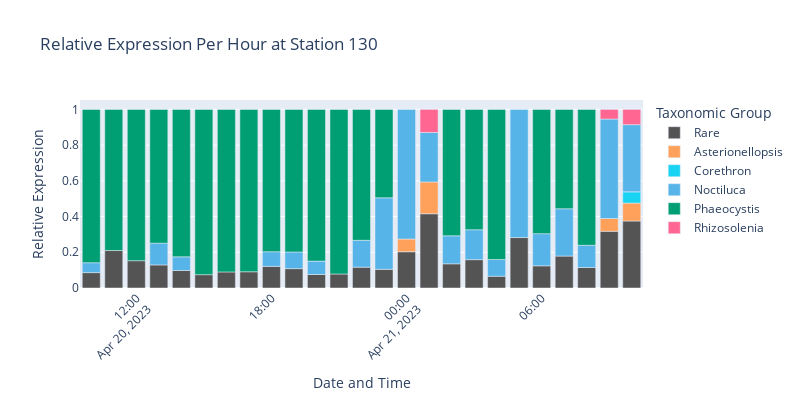

Source (notebook cell):
### Code cell
# Filter data based on TPM and p_ident thresholds
filtered_data = data_130[(data_130['p_ident'] >= 0.95)]

# Group by taxonomic level and 'year_hour', then sum TPM
grouped_df = filtered_data.groupby(['Genus_UniEuk', 'datetime'])['TPM'].sum().reset_index()

grouped_df.head()
# Normalize TPM sums to get relative expression per hour
total_tpm_per_hour = grouped_df.groupby('datetime')['TPM'].transform('sum')
grouped_df['rel_expression_per_hour'] = grouped_df['TPM'] / total_tpm_per_hour

# Combine low-abundant groups into a single 'Rare' category
threshold = 0.05
grouped_df.loc[grouped_df['rel_expression_per_hour'] <= threshold, 'Genus_UniEuk'] = 'Rare'


# Remove categories with no expression
grouped_df = grouped_df[grouped_df['rel_expression_per_hour'] > 0]

# Group once more to combine Rares
grouped_df = grouped_df.groupby(['Genus_UniEuk', 'datetime'])['rel_expression_per_hour'].sum().reset_index()

# Plot
fig = px.bar(grouped_df, 
            x='datetime', 
            y='rel_expression_per_hour', 
            color='Genus_UniEuk',
            title='Relative Expression Per Hour at Station 130',
            category_orders={"Genus_UniEuk": ['Arthropoda', 'Acantharea', 'Ctenophora', 'Diatomeae', 'Dinophyceae', 
                                                    'Florideophyceae','Odontella', 'Phaeodarea', 'Prymnesiophyceae',
                                                    'Spirotrichea', 'Vertebrata', 'Rare',]},
            color_discrete_map=color_discrete_map
            )

fig.update_layout(
    width=800,
    height=400,
    xaxis_title='Date and Time',
    yaxis_title='Relative Expression',
    xaxis_tickangle=-45,
    legend_title='Taxonomic Group'
)

# Save the figure
filename_base = "../figures/metatranscriptomics/130_relative_expression_per_hour_genus"
fig.write_image(filename_base + ".png", scale=1)
fig.write_image(filename_base + ".svg", scale=1)

fig.show()

### Figure 1 — Plotly figure (JSON) as saved in the notebook; plotly's stock layout.template omitted (floating-point values rounded to 4 significant figures)
{"data": [{"alignmentgroup": "True", "hovertemplate": "Genus_UniEuk=Rare<br>datetime=%{x}<br>rel_expression_per_hour=%{y}<extra></extra>", "legendgroup": "Rare", "marker": {"color": "#545454", "pattern": {"shape": ""}}, "name": "Rare", "offsetgroup": "Rare", "orientation": "v", "showlegend": true, "textposition": "auto", "type": "bar", "x": ["2023-04-20T10:00:00", "2023-04-20T11:00:00", "2023-04-20T12:00:00", "2023-04-20T13:00:00", "2023-04-20T14:00:00", "2023-04-20T15:00:00", "2023-04-20T16:00:00", "2023-04-20T17:00:00", "2023-04-20T18:00:00", "2023-04-20T19:00:00", "2023-04-20T20:00:00", "2023-04-20T21:00:00", "2023-04-20T22:00:00", "2023-04-20T23:00:00", "2023-04-21T00:00:00", "2023-04-21T01:00:00", "2023-04-21T02:00:00", "2023-04-21T03:00:00", "2023-04-21T04:00:00", "2023-04-21T05:00:00", "2023-04-21T06:00:00", "2023-04-21T07:00:00", "2023-04-21T08:00:00", "2023-04-21T09:00:00", "2023-04-21T10:00:00"], "xaxis": "x", "y": [0.08613, 0.2098, 0.1528, 0.1293, 0.09816, 0.07477, 0.09001, 0.09094, 0.121, 0.1085, 0.0756, 0.07845, 0.1165, 0.1046, 0.203, 0.4158, 0.1355, 0.1588, 0.06591, 0.2825, 0.1243, 0.1789, 0.1147, 0.3175, 0.3751], "yaxis": "y"}, {"alignmentgroup": "True", "hovertemplate": "Genus_UniEuk=Asterionellopsis<br>datetime=%{x}<br>rel_expression_per_hour=%{y}<extra></extra>", "legendgroup": "Asterionellopsis", "marker": {"color": "#FFA15A", "pattern": {"shape": ""}}, "name": "Asterionellopsis", "offsetgroup": "Asterionellopsis", "orientation": "v", "showlegend": true, "textposition": "auto", "type": "bar", "x": ["2023-04-21T00:00:00", "2023-04-21T01:00:00", "2023-04-21T09:00:00", "2023-04-21T10:00:00"], "xaxis": "x", "y": [0.07112, 0.1779, 0.07152, 0.1005], "yaxis": "y"}, {"alignmentgroup": "True", "hovertemplate": "Genus_UniEuk=Corethron<br>datetime=%{x}<br>rel_expression_per_hour=%{y}<extra></extra>", "legendgroup": "Corethron", "marker": {"color": "#19d3f3", "pattern": {"shape": ""}}, "name": "Corethron", "offsetgroup": "Corethron", "orientation": "v", "showlegend": true, "textposition": "auto", "type": "bar", "x": ["2023-04-21T10:00:00"], "xaxis": "x", "y": [0.06269], "yaxis": "y"}, {"alignmentgroup": "True", "hovertemplate": "Genus_UniEuk=Noctiluca<br>datetime=%{x}<br>rel_expression_per_hour=%{y}<extra></extra>", "legendgroup": "Noctiluca", "marker": {"color": "#56B4E8", "pattern": {"shape": ""}}, "name": "Noctiluca", "offsetgroup": "Noctiluca", "orientation": "v", "showlegend": true, "textposition": "auto", "type": "bar", "x": ["2023-04-20T10:00:00", "2023-04-20T13:00:00", "2023-04-20T14:00:00", "2023-04-20T18:00:00", "2023-04-20T19:00:00", "2023-04-20T20:00:00", "2023-04-20T22:00:00", "2023-04-20T23:00:00", "2023-04-21T00:00:00", "2023-04-21T01:00:00", "2023-04-21T02:00:00", "2023-04-21T03:00:00", "2023-04-21T04:00:00", "2023-04-21T05:00:00", "2023-04-21T06:00:00", "2023-04-21T07:00:00", "2023-04-21T08:00:00", "2023-04-21T09:00:00", "2023-04-21T10:00:00"], "xaxis": "x", "y": [0.05549, 0.1218, 0.07632, 0.08208, 0.09319, 0.075, 0.1506, 0.4004, 0.7258, 0.2771, 0.1568, 0.1676, 0.09383, 0.7175, 0.18, 0.2649, 0.1246, 0.5569, 0.3762], "yaxis": "y"}, {"alignmentgroup": "True", "hovertemplate": "Genus_UniEuk=Phaeocystis<br>datetime=%{x}<br>rel_expression_per_hour=%{y}<extra></extra>", "legendgroup": "Phaeocystis", "marker": {"color": "#009E73", "pattern": {"shape": ""}}, "name": "Phaeocystis", "offsetgroup": "Phaeocystis", "orientation": "v", "showlegend": true, "textposition": "auto", "type": "bar", "x": ["2023-04-20T10:00:00", "2023-04-20T11:00:00", "2023-04-20T12:00:00", "2023-04-20T13:00:00", "2023-04-20T14:00:00", "2023-04-20T15:00:00", "2023-04-20T16:00:00", "2023-04-20T17:00:00", "2023-04-20T18:00:00", "2023-04-20T19:00:00", "2023-04-20T20:00:00", "2023-04-20T21:00:00", "2023-04-20T22:00:00", "2023-04-20T23:00:00", "2023-04-21T02:00:00", "2023-04-21T03:00:00", "2023-04-21T04:00:00", "2023-04-21T06:00:00", "2023-04-21T07:00:00", "2023-04-21T08:00:00"], "xaxis": "x", "y": [0.8584, 0.7902, 0.8472, 0.7489, 0.8255, 0.9252, 0.91, 0.9091, 0.7969, 0.7983, 0.8494, 0.9215, 0.7329, 0.495, 0.7077, 0.6736, 0.8403, 0.6957, 0.5562, 0.7606], "yaxis": "y"}, {"alignmentgroup": "True", "hovertemplate": "Genus_UniEuk=Rhizosolenia<br>datetime=%{x}<br>rel_expression_per_hour=%{y}<extra></extra>", "legendgroup": "Rhizosolenia", "marker": {"color": "#FF6692", "pattern": {"shape": ""}}, "name": "Rhizosolenia", "offsetgroup": "Rhizosolenia", "orientation": "v", "showlegend": true, "textposition": "auto", "type": "bar", "x": ["2023-04-21T01:00:00", "2023-04-21T09:00:00", "2023-04-21T10:00:00"], "xaxis": "x", "y": [0.1292, 0.05398, 0.08551], "yaxis": "y"}], "layout": {"barmode": "relative", "height": 400, "legend": {"title": {"text": "Taxonomic Group"}, "tracegroupgap": 0}, "title": {"text": "Relative Expression Per Hour at Station 130"}, "width": 800, "xaxis": {"anchor": "y", "domain": [0, 1], "tickangle": -45, "title": {"text": "Date and Time"}}, "yaxis": {"anchor": "x", "domain": [0, 1], "title": {"text": "Relative Expression"}}}}
